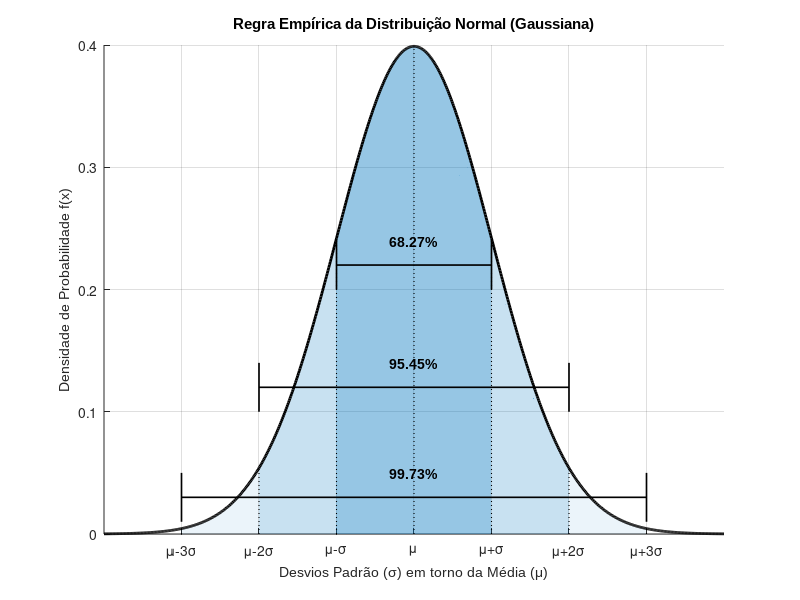

Reproduce this figure in MATLAB. (Note: this script raises an error after producing the figure.)
clc; clear all; close all;

% 1. Parâmetros da Gaussiana Normal
mu = 0;
sigma = 1;
x = -4 : 0.01 : 4;
y = (1 / (sqrt(2 * pi) * sigma)) * exp(-(x - mu).^2 / (2 * sigma^2));

% 2. Criação da Figura
fig = figure('Position', [100, 100, 850, 480]);
hold on;

% Preenchimento de regiões com diferentes tons de azul
% Faixa 3-sigma (99.73%)
fill_x3 = x(x >= -3 & x <= 3);
fill_y3 = y(x >= -3 & x <= 3);
fill([fill_x3(1), fill_x3, fill_x3(end)], [0, fill_y3, 0], [0.0, 0.4470, 0.7410], 'FaceAlpha', 0.08, 'EdgeColor', 'none');

% Faixa 2-sigma (95.45%)
fill_x2 = x(x >= -2 & x <= 2);
fill_y2 = y(x >= -2 & x <= 2);
fill([fill_x2(1), fill_x2, fill_x2(end)], [0, fill_y2, 0], [0.0, 0.4470, 0.7410], 'FaceAlpha', 0.15, 'EdgeColor', 'none');

% Faixa 1-sigma (68.27%)
fill_x1 = x(x >= -1 & x <= 1);
fill_y1 = y(x >= -1 & x <= 1);
fill([fill_x1(1), fill_x1, fill_x1(end)], [0, fill_y1, 0], [0.0, 0.4470, 0.7410], 'FaceAlpha', 0.25, 'EdgeColor', 'none');

% Linha principal da PDF Gaussiana
plot(x, y, 'k', 'LineWidth', 2.0);

% Linhas verticais para demarcar os desvios padrões
sigma_pts = [-3, -2, -1, 0, 1, 2, 3];
for pt = sigma_pts
    [~, idx] = min(abs(x - pt));
    plot([pt, pt], [0, y(idx)], 'k:', 'LineWidth', 0.8);
end

% 3. Adicionar colchetes horizontais para indicar porcentagens
% Colchete 1-sigma (68.27%) em y = 0.22
plot([-1, 1], [0.22, 0.22], 'k-', 'LineWidth', 1.2);
plot([-1, -1], [0.20, 0.24], 'k-', 'LineWidth', 1.2);
plot([1, 1], [0.20, 0.24], 'k-', 'LineWidth', 1.2);
text(0, 0.24, '68.27%', 'HorizontalAlignment', 'center', 'FontSize', 10, 'FontWeight', 'bold', 'FontName', 'Arial');

% Colchete 2-sigma (95.45%) em y = 0.12
plot([-2, 2], [0.12, 0.12], 'k-', 'LineWidth', 1.2);
plot([-2, -2], [0.10, 0.14], 'k-', 'LineWidth', 1.2);
plot([2, 2], [0.10, 0.14], 'k-', 'LineWidth', 1.2);
text(0, 0.14, '95.45%', 'HorizontalAlignment', 'center', 'FontSize', 10, 'FontWeight', 'bold', 'FontName', 'Arial');

% Colchete 3-sigma (99.73%) em y = 0.03
plot([-3, 3], [0.03, 0.03], 'k-', 'LineWidth', 1.2);
plot([-3, -3], [0.01, 0.05], 'k-', 'LineWidth', 1.2);
plot([3, 3], [0.01, 0.05], 'k-', 'LineWidth', 1.2);
text(0, 0.05, '99.73%', 'HorizontalAlignment', 'center', 'FontSize', 10, 'FontWeight', 'bold', 'FontName', 'Arial');

% Ajustes nos rótulos do eixo X (usando letras gregas)
set(gca, 'XTick', sigma_pts);
set(gca, 'XTickLabel', {'\mu-3\sigma', '\mu-2\sigma', '\mu-\sigma', '\mu', '\mu+\sigma', '\mu+2\sigma', '\mu+3\sigma'});

% Estilização Geral
title('Regra Empírica da Distribuição Normal (Gaussiana)', 'FontSize', 11, 'FontWeight', 'bold', 'FontName', 'Arial');
xlabel('Desvios Padrão (\sigma) em torno da Média (\mu)', 'FontSize', 10, 'FontName', 'Arial');
ylabel('Densidade de Probabilidade f(x)', 'FontSize', 10, 'FontName', 'Arial');
grid on; ax = gca; ax.GridLineStyle = ':'; ax.GridAlpha = 0.5; ax.FontSize = 10;
box on;
xlim([-4, 4]);
ylim([0, 0.45]);

exportgraphics(fig, '../../images/aula10_gaussiana_sigmas.png', 'Resolution', 200);
close(fig);
disp('Gráfico da regra empírica da Gaussiana gerado com sucesso!');
